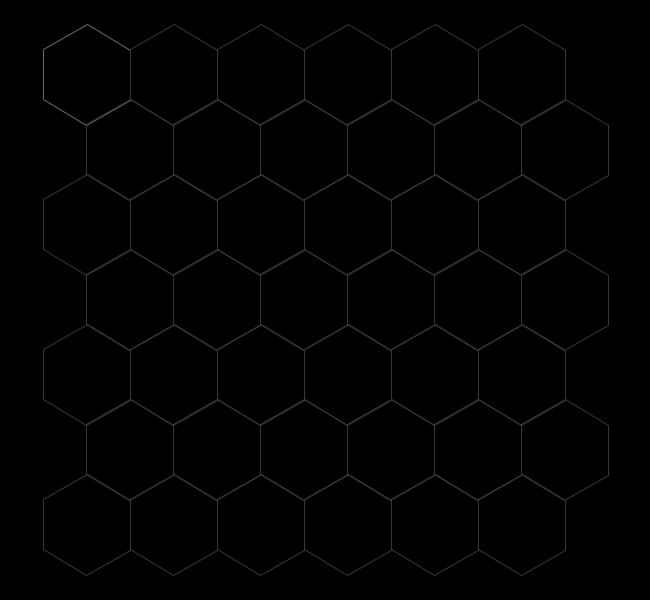
Frame 1 (no input)
Frame 60 (the mouse pressed at the canvas centre just before this capture): identical to frame 1, image omitted
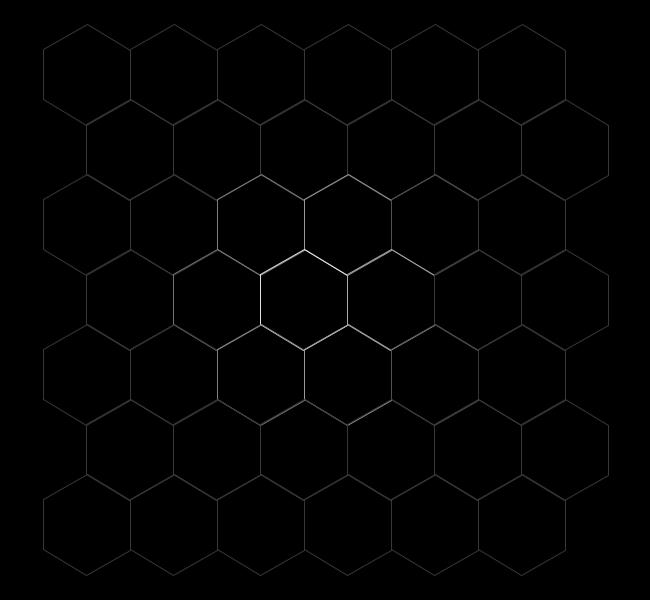
Frame 120 (the mouse held since frame 60 and released just before this capture)

The Processing sketch that drew these frames (run headless with seeded random() and noise(); from frame 60 on, the mouse is pressed at the canvas centre):

// Processing sketch: processing_179948
// ── processing_179948.pde

int col;
Hexagon[] hexagonArray;

void setup()
{
  size(650,600);
  background(0);
  noFill();
  
  hexagonArray = new Hexagon[42];
  
  
  float y = 75;
  float x = 87;
  int offset = 0;
  for (int c = 0; c < 7; c++)
  {
      for (int i = 1; i <= 6; i++)
        {
          if(c%2 > 0)
          {
            offset = 43; 
          } else {
            offset = 0; 
          }
          
          int arrayPos = i + (c*6) - 1;
               
          hexagonArray[arrayPos] = new Hexagon((x*i)+offset, y*(c+1));
      }
          
  }
  
}

void draw() 
{
  background(0);

  for (Hexagon hexagon : hexagonArray)
  {
     hexagon.drawHexagon(); 
  }
  
}
class Hexagon{
PVector pos;
float colour;

Hexagon(float x, float y)
{
  pos = new PVector(x,y);
}

void calcColour()
{
  PVector mouse = new PVector(mouseX, mouseY);
  colour = PVector.dist(pos,mouse);
  colour = colour*1.3;
  colour = constrain(colour,0,200);

}

void drawHexagon()
{   
  calcColour();
  stroke(255-colour);
  
  
  //Code for drawing a hexagon from Tiago Martins
  //http://www.openprocessing.org/sketch/117535 
  
  pushMatrix();
  translate(pos.x, pos.y);
  rotate(PI/6.0);
  beginShape();
  for (int i = 0; i < 6; i++) {
    pushMatrix();
    float angle = PI*i/3;
    vertex(cos(angle) * 50, sin(angle) * 50);
    popMatrix();
  }
  endShape(CLOSE);
  popMatrix();

}

}
